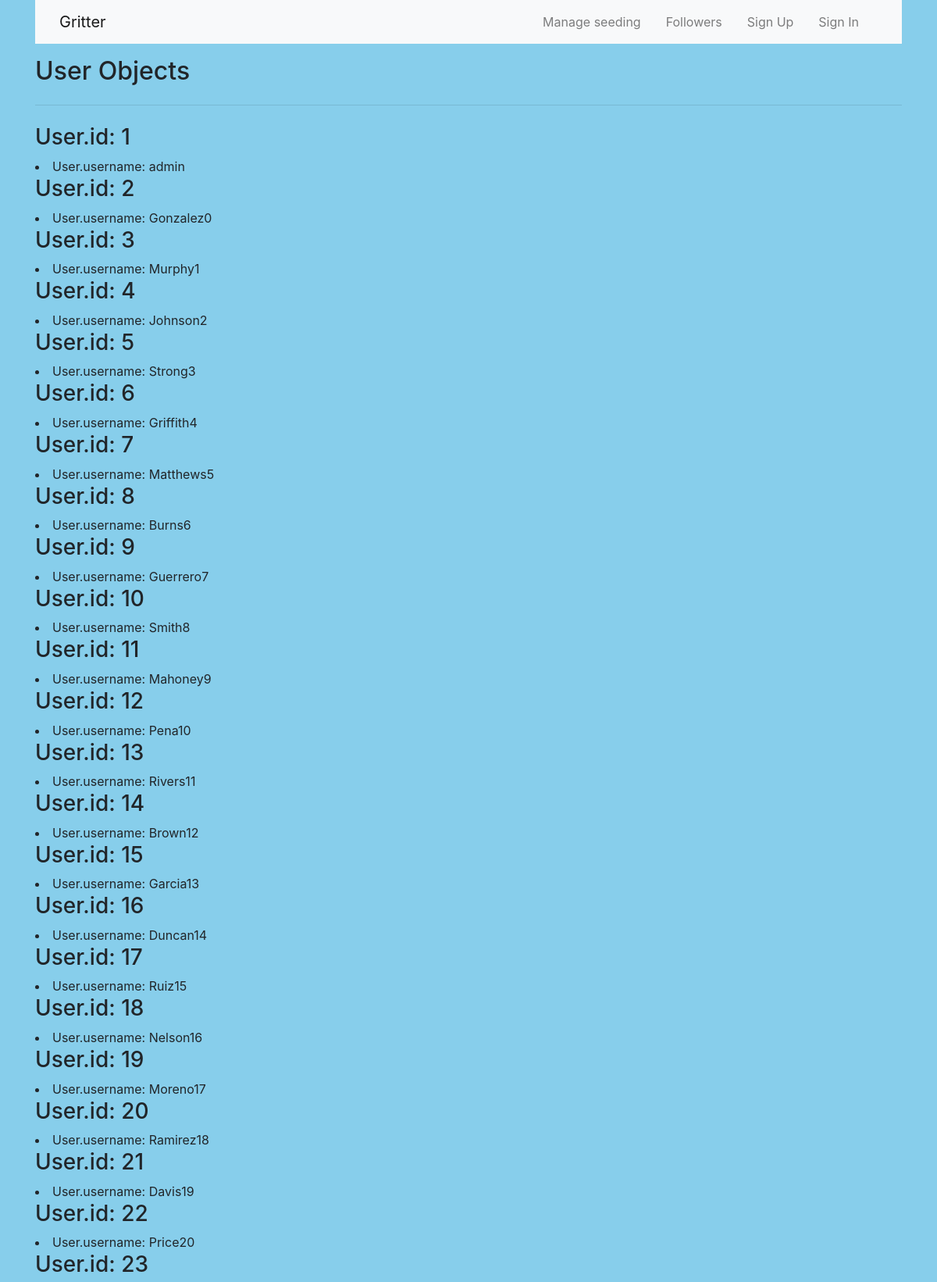
Screenshot of /list_users (upper part) with the database file from the repository.
### project/models.py (models this page shows, shortened)
class User(UserMixin, db.Model):
    id = db.Column(db.Integer, primary_key=True)
    username = db.Column(db.String(50), unique=True, nullable=False)
    password = db.Column(db.String(128), nullable=False)
    email = db.Column(db.String(100), unique=True, nullable=False)
    posts = db.relationship('Post', backref ='author', lazy='dynamic')
    followed = db.relationship(
        'User', secondary=followers,
        primaryjoin=(followers.c.follower_id == id),
        secondaryjoin=(followers.c.followed_id == id),
        backref=db.backref('followers', lazy='dynamic'), lazy='dynamic')

### project/routes.py (the view)
@app.route('/list_users', methods=['GET'])
def list_users():
    users = User.query.all()
    return render_template('users.html', users=users)

### project/templates/users.html
{% extends "layout.html" %}
{% block content %}
    <div class="container">
        <h2> User Objects </h2>
        <hr class="my-4">
        <div>
            {% for user in users %}
                <h3>User.id: {{ user.id }}</h3>
                <li>User.username: {{ user.username }}</li>
            {% endfor %}
        </div>
    </div>
{% endblock content %}

### project/static/styles/style.css (style rules this page uses)
body { background-color: #87CEEB; }

### rows the page displays
User: id "1", username "admin"
User: id "2", username "Gonzalez0"
User: id "3", username "Murphy1"
User: id "4", username "Johnson2"
User: id "5", username "Strong3"
User: id "6", username "Griffith4"
User: id "7", username "Matthews5"
User: id "8", username "Burns6"
User: id "9", username "Guerrero7"
User: id "10", username "Smith8"
User: id "11", username "Mahoney9"
User: id "12", username "Pena10"
User: id "13", username "Rivers11"
User: id "14", username "Brown12"
User: id "15", username "Garcia13"
User: id "16", username "Duncan14"
User: id "17", username "Ruiz15"
User: id "18", username "Nelson16"
User: id "19", username "Moreno17"
User: id "20", username "Ramirez18"
User: id "21", username "Davis19"
User: id "22", username "Price20"
User: id "23"
